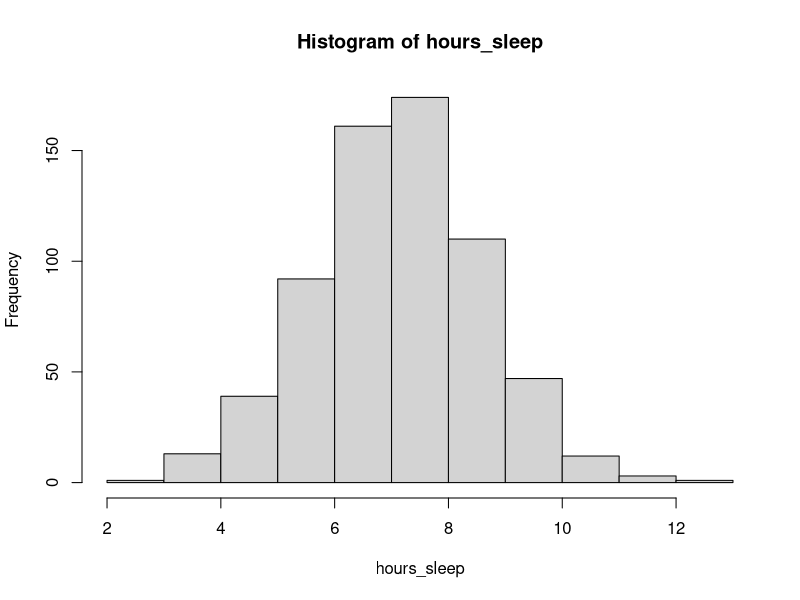
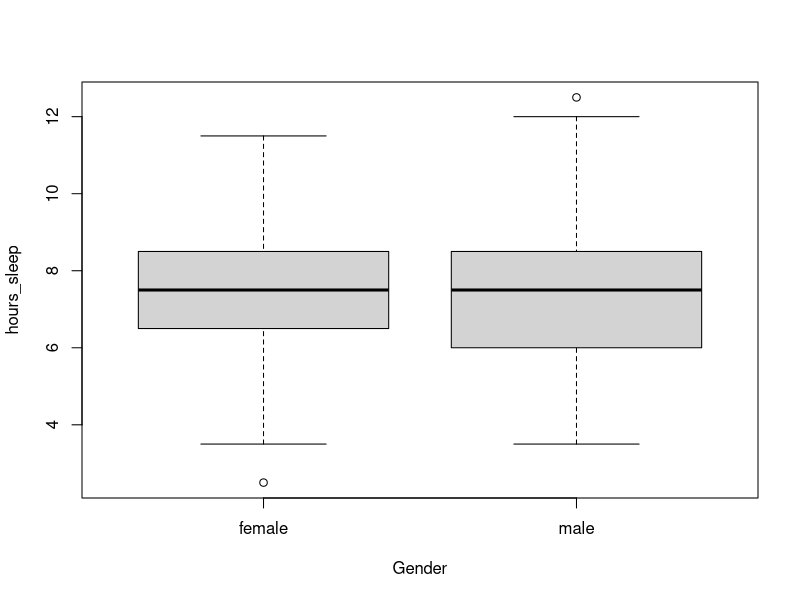
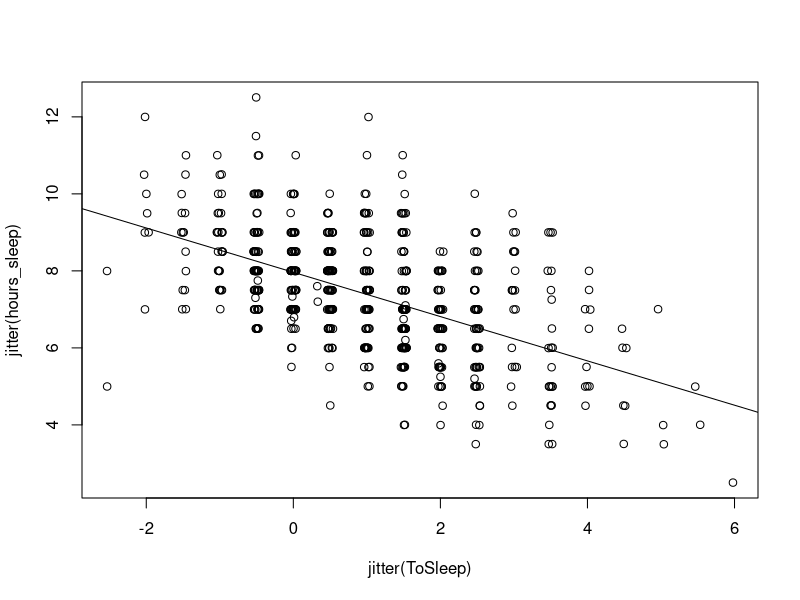
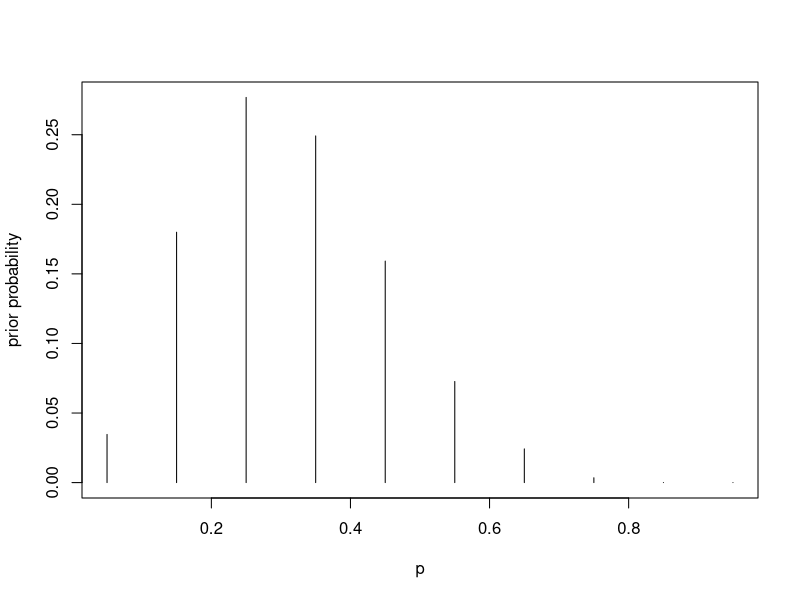
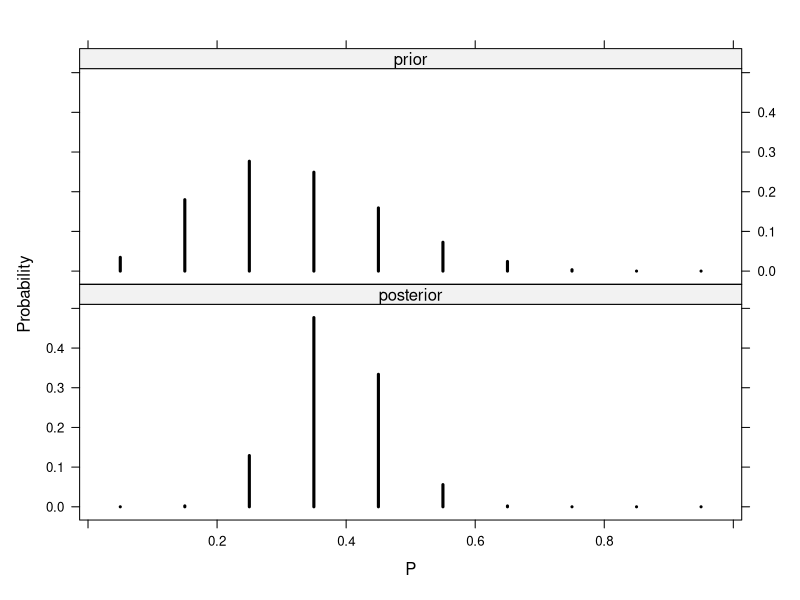

Write R code to recreate these figures, in order.
library(tidyverse)
library(LearnBayes)

data("studentdata")
names(studentdata)

glimpse(studentdata)
attach(studentdata)
dim(studentdata)

hours_sleep <- WakeUp - ToSleep

hist(hours_sleep)
boxplot(hours_sleep ~ Gender)

plot(jitter(ToSleep), jitter(hours_sleep))

fit <- lm(hours_sleep ~ ToSleep)   
abline(fit)        

p <- seq(from= 0.05, to=0.95, by= 0.1)
prior <- c(1,5.2,8,7.2,4.6,2.1,0.7,0.1,0,0)
prior
prior <- prior/sum(prior)
prior
plot(p,prior, type = 'h', ylab = 'prior probability')


# posterior probability

data <- c(11,16) # 11 success and 16 failure
post <- pdisc(p, prior, data)
round(cbind(p, prior, post), 2)


## 

library(lattice)

PRIOR <- data.frame('prior', p, prior)
POST <- data.frame('posterior',p,post)
names(PRIOR) <- c('Type','P','Probability')
names(POST) <- c('Type','P','Probability')
data <- rbind(PRIOR,POST)

xyplot(Probability ~ P| Type, data = data, layout=c(1,2), type='h', lwd =3, col='black')
